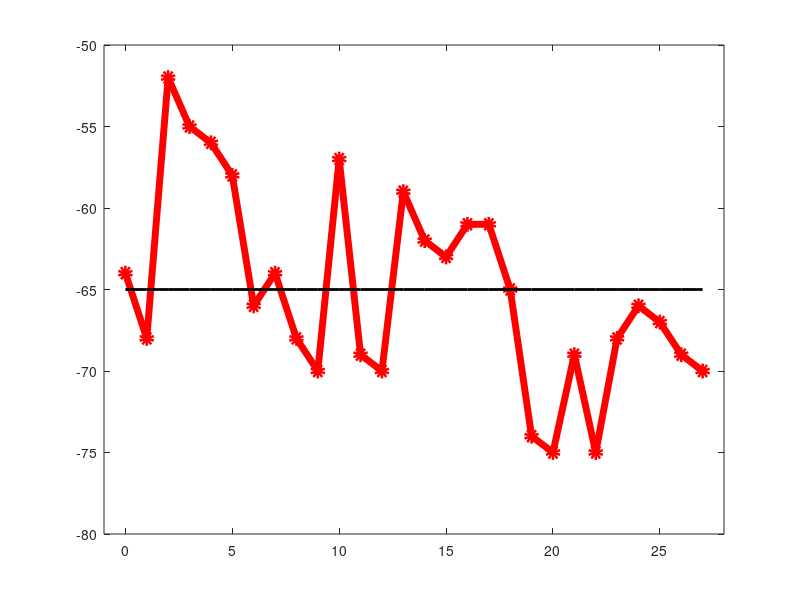
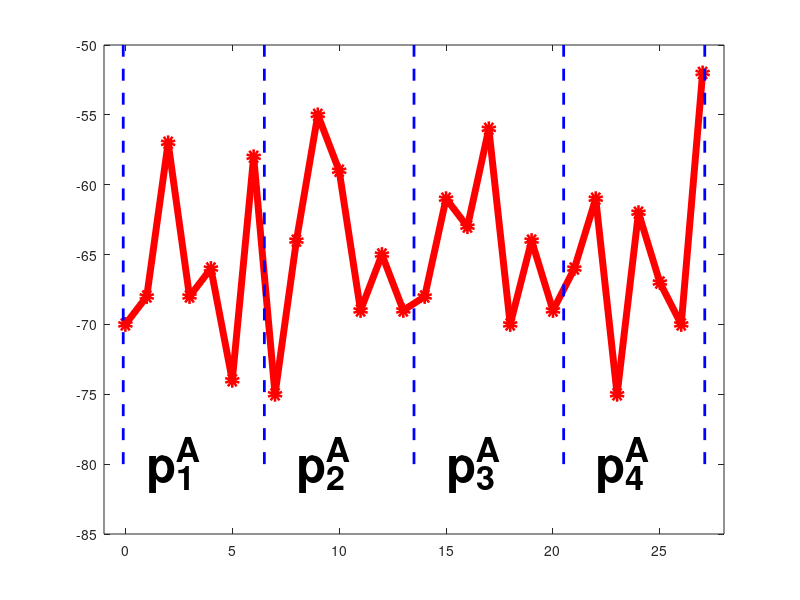
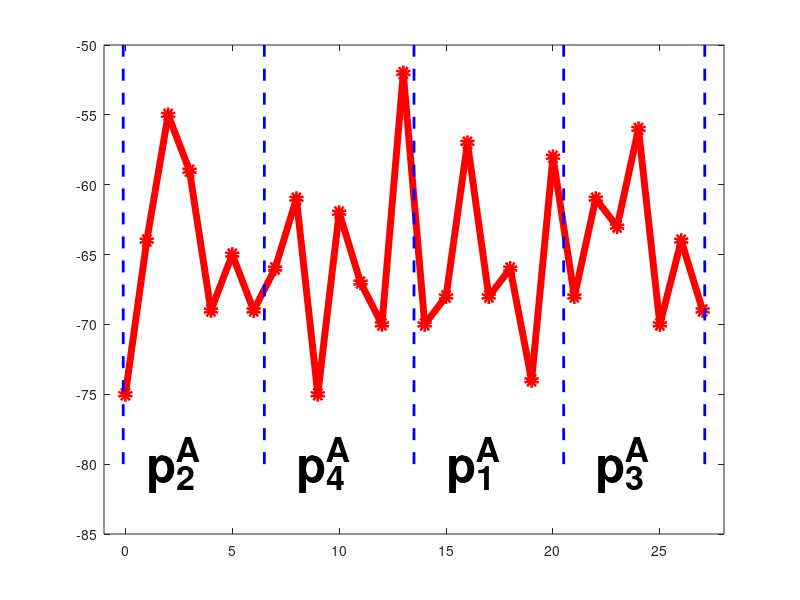
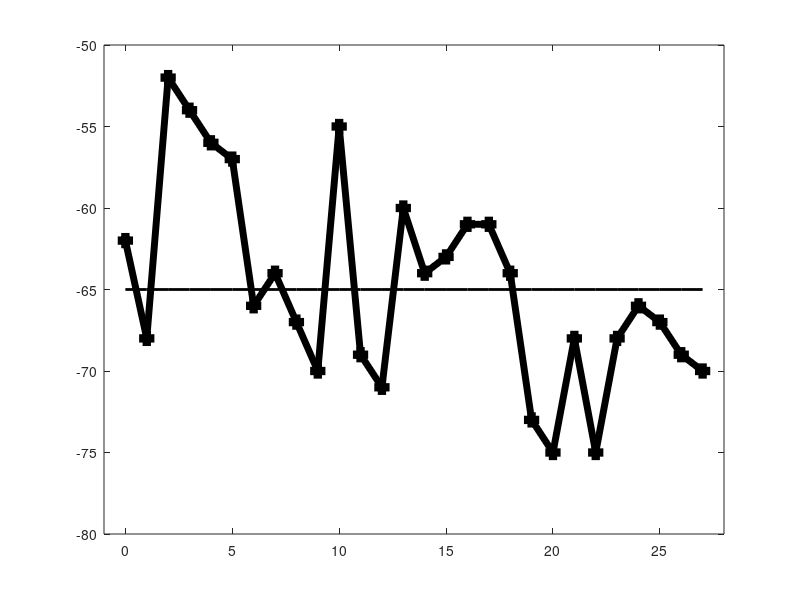

Write the MATLAB code that produced these figures, in order.
clear all; close all; clc

load data_mobile_indoor_2.mat

% Original RSS Sequence
ind = 116:143;
rssa = A(ind,1);
rssb = A(ind,2);

figure(1)
% subplot(211)
plot(0:27, rssa, 'ro-', 'MarkerFaceColor', 'r', 'LineWidth',5)
hold on
plot(0:27, ones(1,28)*-65, 'k-', 'LineWidth',2)
xlim([-1 28])
ylim([-80 -50])
% subplot(212)
figure(11)
plot(0:27, rssb, 'ks-', 'MarkerFaceColor', 'k', 'LineWidth',5)
hold on
plot(0:27, ones(1,28)*-65, 'k-', 'LineWidth',2)
xlim([-1 28])
ylim([-80 -50])

% 1st Permuted RSS Sequence
textSize = 35;
perm = randperm(28);
permInd = ind(perm);
rssa = A(permInd,1);
rssb = A(permInd,2);

figure(2)
% subplot(211)
plot(0:27, rssa, 'ro-', 'MarkerFaceColor', 'r', 'LineWidth',5)
hold on
plot(ones(1,4)*-0.1, -80:10:-50, 'b--', 'LineWidth', 2)
hold on
plot(ones(1,4)*6.5, -80:10:-50, 'b--', 'LineWidth', 2)
hold on
plot(ones(1,4)*13.5, -80:10:-50, 'b--', 'LineWidth', 2)
hold on
plot(ones(1,4)*20.5, -80:10:-50, 'b--', 'LineWidth', 2)
hold on
plot(ones(1,4)*27.1, -80:10:-50, 'b--', 'LineWidth', 2)
% hold on
% plot(ones(1,4)*34.1, -80:10:-50, 'b--', 'LineWidth', 2)
hold on
for p = 1:4
    txt = ['p^A_' num2str(p)];
    text((p-1)*7+1, -80, txt, 'FontSize',textSize, 'FontWeight','bold');
    hold on
end

xlim([-1 28])
ylim([-85 -50])

% subplot(212)
figure(21)
plot(0:27, rssb, 'ks-', 'MarkerFaceColor', 'k', 'LineWidth',5)
hold on
plot(ones(1,4)*-0.1, -80:10:-50, 'b--', 'LineWidth', 2)
hold on
plot(ones(1,4)*6.5, -80:10:-50, 'b--', 'LineWidth', 2)
hold on
plot(ones(1,4)*13.5, -80:10:-50, 'b--', 'LineWidth', 2)
hold on
plot(ones(1,4)*20.5, -80:10:-50, 'b--', 'LineWidth', 2)
hold on
plot(ones(1,4)*27.1, -80:10:-50, 'b--', 'LineWidth', 2)
% hold on
% plot(ones(1,4)*34.1, -80:10:-50, 'b--', 'LineWidth', 2)
hold on
for p = 1:4
    txt = ['p^B_' num2str(p)];
    text((p-1)*7+1, -80, txt, 'FontSize',textSize, 'FontWeight','bold');
    hold on
end
xlim([-1 28])
ylim([-85 -50])

% 2nd Permuted RSS Sequence
permEpi = [2 4 1 3];
permEpiInd = [];

for p = 1:4
    permEpiInd = [permEpiInd, ((permEpi(p)-1)*7+1):permEpi(p)*7];
end
permInd = permInd(permEpiInd);

rssa = A(permInd,1);
% rssb = A(permInd,2);

figure(3)
% subplot(211)
plot(0:27, rssa, 'ro-', 'MarkerFaceColor', 'r', 'LineWidth',5)
hold on
plot(ones(1,4)*-0.1, -80:10:-50, 'b--', 'LineWidth', 2)
hold on
plot(ones(1,4)*6.5, -80:10:-50, 'b--', 'LineWidth', 2)
hold on
plot(ones(1,4)*13.5, -80:10:-50, 'b--', 'LineWidth', 2)
hold on
plot(ones(1,4)*20.5, -80:10:-50, 'b--', 'LineWidth', 2)
hold on
plot(ones(1,4)*27.1, -80:10:-50, 'b--', 'LineWidth', 2)
% hold on
% plot(ones(1,4)*34.1, -80:10:-50, 'b--', 'LineWidth', 2)
hold on
for p = 1:4
    txt = ['p^A_' num2str(permEpi(p))];
    text((p-1)*7+1, -80, txt, 'FontSize',textSize, 'FontWeight','bold');
    hold on
end
xlim([-1 28])
ylim([-85 -50])

% subplot(212)
figure(31)
plot(0:27, rssb, 'ks-', 'MarkerFaceColor', 'k', 'LineWidth',5)
hold on
plot(ones(1,4)*-0.1, -80:10:-50, 'b--', 'LineWidth', 2)
hold on
plot(ones(1,4)*6.5, -80:10:-50, 'b--', 'LineWidth', 2)
hold on
plot(ones(1,4)*13.5, -80:10:-50, 'b--', 'LineWidth', 2)
hold on
plot(ones(1,4)*20.5, -80:10:-50, 'b--', 'LineWidth', 2)
hold on
plot(ones(1,4)*27.1, -80:10:-50, 'b--', 'LineWidth', 2)
% hold on
% plot(ones(1,4)*34.1, -80:10:-50, 'b--', 'LineWidth', 2)
hold on
for p = 1:4
    txt = ['p^B_' num2str(p)];
    text((p-1)*7+1, -80, txt, 'FontSize',textSize, 'FontWeight','bold');
    hold on
end
xlim([-1 28])
ylim([-85 -50])
